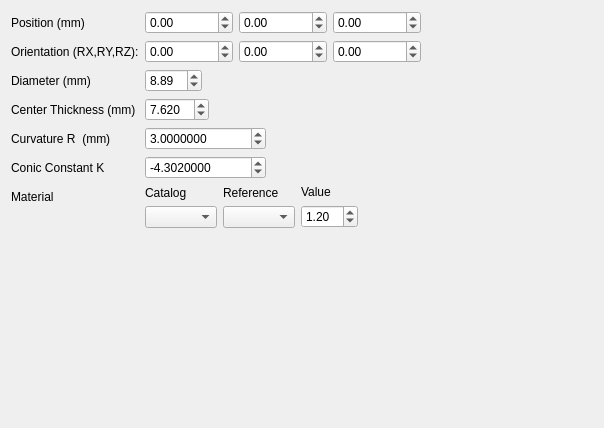
<?xml version="1.0" encoding="UTF-8"?>
<ui version="4.0">
 <class>Dialog</class>
 <widget class="QDialog" name="Dialog">
  <property name="geometry">
   <rect>
    <x>0</x>
    <y>0</y>
    <width>604</width>
    <height>428</height>
   </rect>
  </property>
  <property name="windowTitle">
   <string>Spherical Lens</string>
  </property>
  <layout class="QVBoxLayout" name="verticalLayout">
   <item>
    <layout class="QFormLayout" name="formLayout">
     <property name="sizeConstraint">
      <enum>QLayout::SetMaximumSize</enum>
     </property>
     <property name="fieldGrowthPolicy">
      <enum>QFormLayout::ExpandingFieldsGrow</enum>
     </property>
     <item row="0" column="0">
      <widget class="QLabel" name="label_10">
       <property name="text">
        <string>Position (mm)</string>
       </property>
      </widget>
     </item>
     <item row="0" column="1">
      <layout class="QHBoxLayout" name="horizontalLayout_3">
       <item>
        <widget class="QDoubleSpinBox" name="Xpos">
         <property name="minimum">
          <double>-1000000.000000000000000</double>
         </property>
         <property name="maximum">
          <double>1000000.000000000000000</double>
         </property>
        </widget>
       </item>
       <item>
        <widget class="QDoubleSpinBox" name="Ypos">
         <property name="minimum">
          <double>-1000000.000000000000000</double>
         </property>
         <property name="maximum">
          <double>1000000.000000000000000</double>
         </property>
        </widget>
       </item>
       <item>
        <widget class="QDoubleSpinBox" name="Zpos">
         <property name="minimum">
          <double>-1000000.000000000000000</double>
         </property>
         <property name="maximum">
          <double>1000000.000000000000000</double>
         </property>
        </widget>
       </item>
      </layout>
     </item>
     <item row="1" column="0">
      <widget class="QLabel" name="label_7">
       <property name="text">
        <string>Orientation (RX,RY,RZ):</string>
       </property>
      </widget>
     </item>
     <item row="1" column="1">
      <layout class="QHBoxLayout" name="horizontalLayout">
       <item>
        <widget class="QDoubleSpinBox" name="Xrot">
         <property name="minimum">
          <double>-1000000.000000000000000</double>
         </property>
         <property name="maximum">
          <double>1000000.000000000000000</double>
         </property>
        </widget>
       </item>
       <item>
        <widget class="QDoubleSpinBox" name="Yrot">
         <property name="minimum">
          <double>-1000000.000000000000000</double>
         </property>
         <property name="maximum">
          <double>1000000.000000000000000</double>
         </property>
         <property name="value">
          <double>0.000000000000000</double>
         </property>
        </widget>
       </item>
       <item>
        <widget class="QDoubleSpinBox" name="Zrot">
         <property name="minimum">
          <double>-1000000.000000000000000</double>
         </property>
         <property name="maximum">
          <double>1000000.000000000000000</double>
         </property>
        </widget>
       </item>
      </layout>
     </item>
     <item row="2" column="0">
      <widget class="QLabel" name="label_2">
       <property name="text">
        <string>Diameter (mm)</string>
       </property>
      </widget>
     </item>
     <item row="2" column="1">
      <widget class="QDoubleSpinBox" name="D">
       <property name="value">
        <double>8.890000000000001</double>
       </property>
      </widget>
     </item>
     <item row="3" column="0">
      <widget class="QLabel" name="label">
       <property name="text">
        <string>Center Thickness (mm)</string>
       </property>
      </widget>
     </item>
     <item row="3" column="1">
      <widget class="QDoubleSpinBox" name="CT">
       <property name="decimals">
        <number>3</number>
       </property>
       <property name="value">
        <double>7.620000000000000</double>
       </property>
      </widget>
     </item>
     <item row="4" column="0">
      <widget class="QLabel" name="label_3">
       <property name="text">
        <string>Curvature R  (mm)</string>
       </property>
      </widget>
     </item>
     <item row="4" column="1">
      <widget class="QDoubleSpinBox" name="R">
       <property name="decimals">
        <number>7</number>
       </property>
       <property name="minimum">
        <double>-100000.000000000000000</double>
       </property>
       <property name="maximum">
        <double>100000.000000000000000</double>
       </property>
       <property name="value">
        <double>3.000000000000000</double>
       </property>
      </widget>
     </item>
     <item row="6" column="0">
      <widget class="QLabel" name="label_5">
       <property name="text">
        <string>Material</string>
       </property>
      </widget>
     </item>
     <item row="6" column="1">
      <layout class="QHBoxLayout" name="horizontalLayout_2">
       <item>
        <layout class="QVBoxLayout" name="verticalLayout_4">
         <item>
          <widget class="QLabel" name="label_8">
           <property name="text">
            <string>Catalog</string>
           </property>
          </widget>
         </item>
         <item>
          <widget class="QComboBox" name="Catalog"/>
         </item>
        </layout>
       </item>
       <item>
        <layout class="QVBoxLayout" name="verticalLayout_5">
         <item>
          <widget class="QLabel" name="label_9">
           <property name="text">
            <string>Reference</string>
           </property>
          </widget>
         </item>
         <item>
          <widget class="QComboBox" name="Reference"/>
         </item>
        </layout>
       </item>
       <item>
        <layout class="QVBoxLayout" name="verticalLayout_2">
         <item>
          <widget class="QLabel" name="label_6">
           <property name="text">
            <string>Value</string>
           </property>
          </widget>
         </item>
         <item>
          <widget class="QDoubleSpinBox" name="Value">
           <property name="minimum">
            <double>1.000000000000000</double>
           </property>
           <property name="singleStep">
            <double>0.100000000000000</double>
           </property>
           <property name="value">
            <double>1.200000000000000</double>
           </property>
          </widget>
         </item>
        </layout>
       </item>
      </layout>
     </item>
     <item row="5" column="1">
      <widget class="QDoubleSpinBox" name="K">
       <property name="decimals">
        <number>7</number>
       </property>
       <property name="minimum">
        <double>-100000.000000000000000</double>
       </property>
       <property name="maximum">
        <double>100000.000000000000000</double>
       </property>
       <property name="singleStep">
        <double>0.001000000000000</double>
       </property>
       <property name="value">
        <double>-4.302000000000000</double>
       </property>
      </widget>
     </item>
     <item row="5" column="0">
      <widget class="QLabel" name="label_4">
       <property name="text">
        <string>Conic Constant K</string>
       </property>
      </widget>
     </item>
    </layout>
   </item>
  </layout>
 </widget>
 <resources/>
 <connections/>
</ui>
